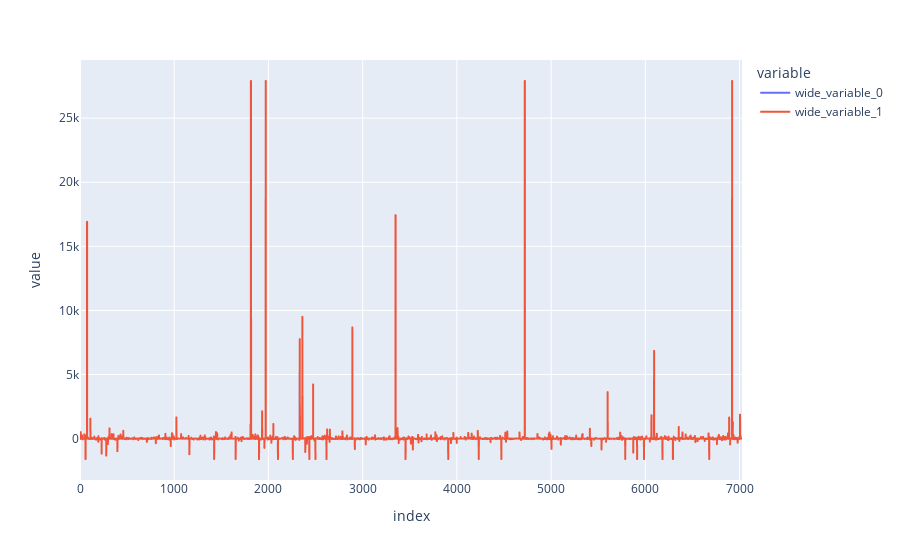

The cell this chart's notebook holds for it:
### Markdown cell above
Do you remind what we had on the previous attemp the result is way more uniform

### Code cell
pex.line(y=[rawdata['X21'],treatedData['X21']])

### Figure 1 — Plotly figure (JSON) as saved in the notebook; plotly's stock layout.template omitted (floating-point values rounded to 4 significant figures; data arrays with more than 128 entries replaced by an {"elided": "..."} marker saying what was removed)
{"data": [{"hovertemplate": "variable=wide_variable_0<br>index=%{x}<br>value=%{y}<extra></extra>", "legendgroup": "wide_variable_0", "line": {"color": "#636efa", "dash": "solid"}, "mode": "lines", "name": "wide_variable_0", "showlegend": true, "type": "scattergl", "x": {"elided": "7027 int values"}, "xaxis": "x", "y": {"elided": "7027 float values"}, "yaxis": "y"}, {"hovertemplate": "variable=wide_variable_1<br>index=%{x}<br>value=%{y}<extra></extra>", "legendgroup": "wide_variable_1", "line": {"color": "#EF553B", "dash": "solid"}, "mode": "lines", "name": "wide_variable_1", "showlegend": true, "type": "scattergl", "x": {"elided": "7027 int values"}, "xaxis": "x", "y": {"elided": "7027 float values"}, "yaxis": "y"}], "layout": {"legend": {"title": {"text": "variable"}, "tracegroupgap": 0}, "margin": {"t": 60}, "xaxis": {"anchor": "y", "domain": [0, 1], "title": {"text": "index"}}, "yaxis": {"anchor": "x", "domain": [0, 1], "title": {"text": "value"}}}}
